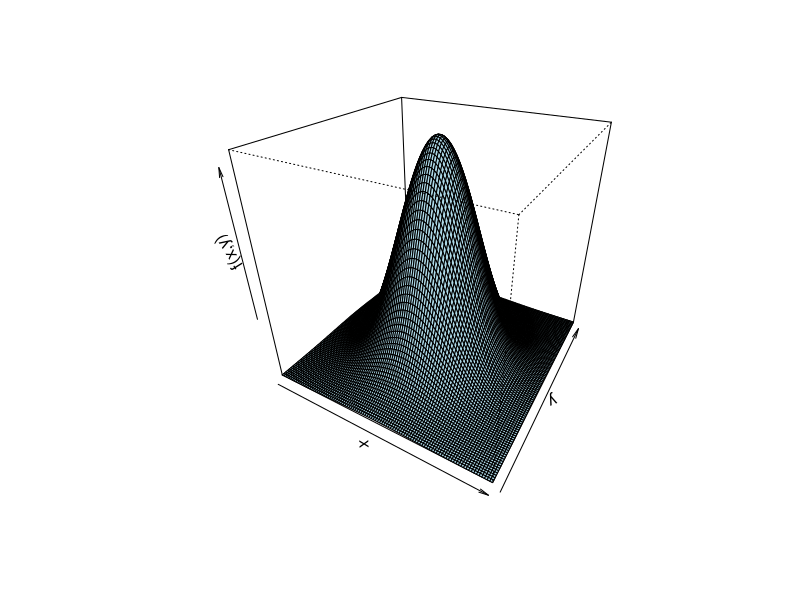
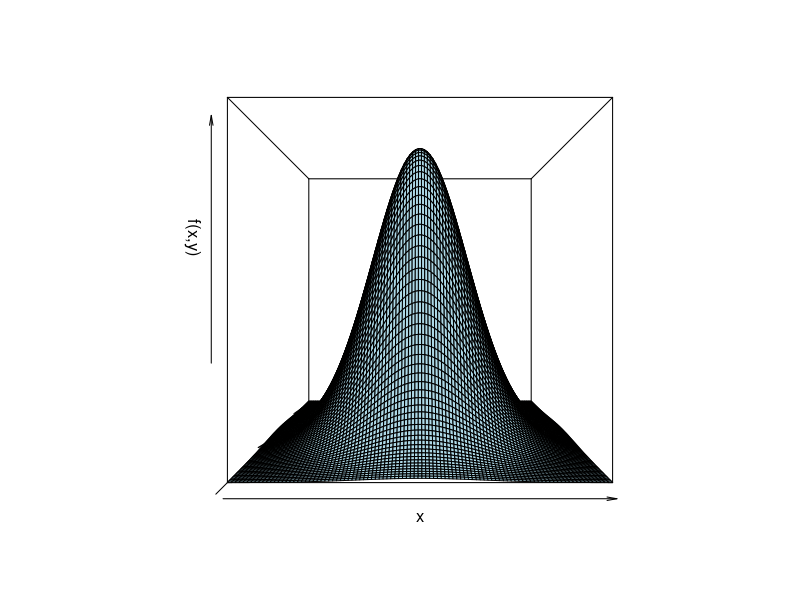
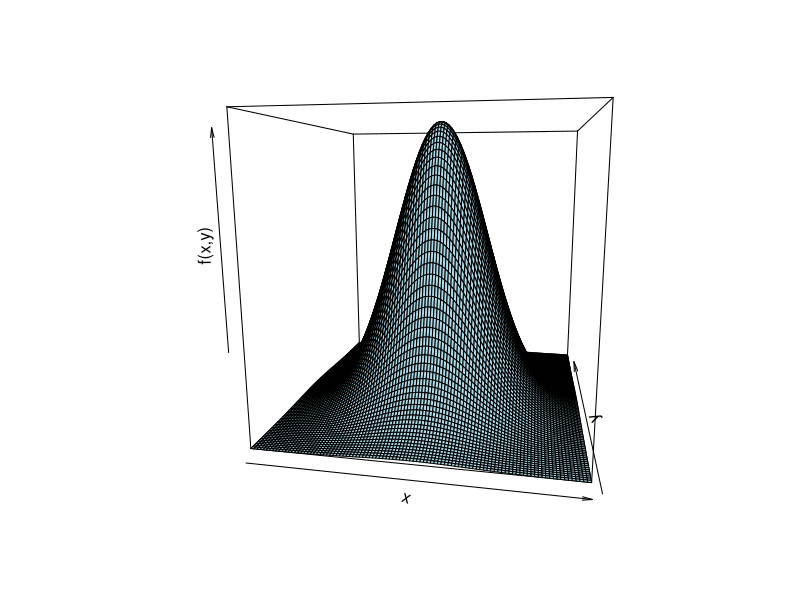
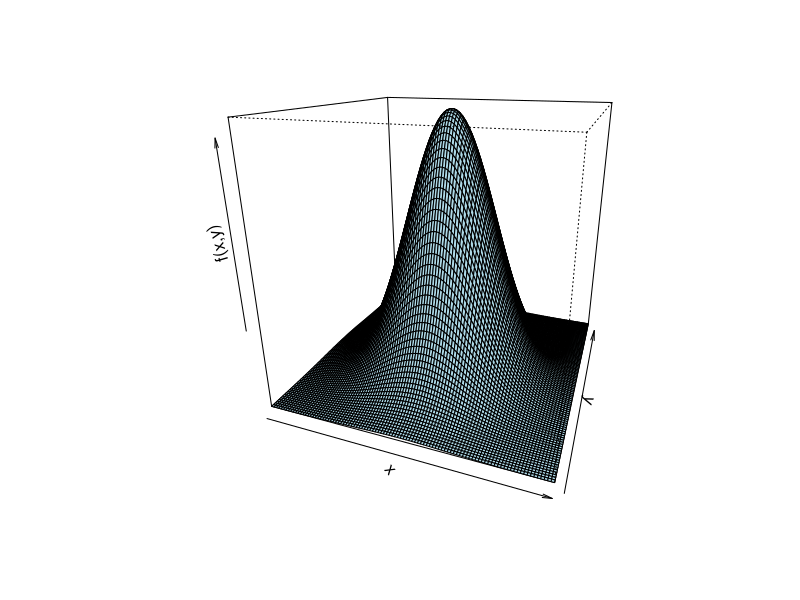
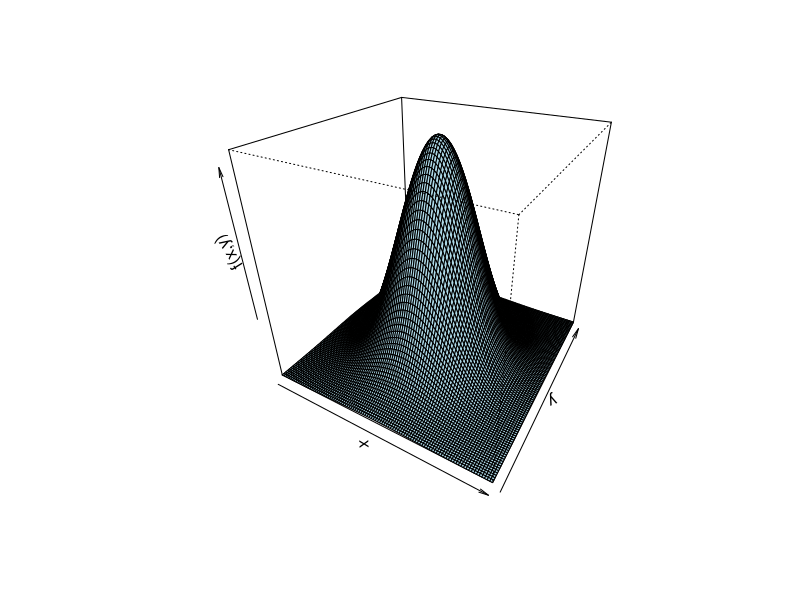
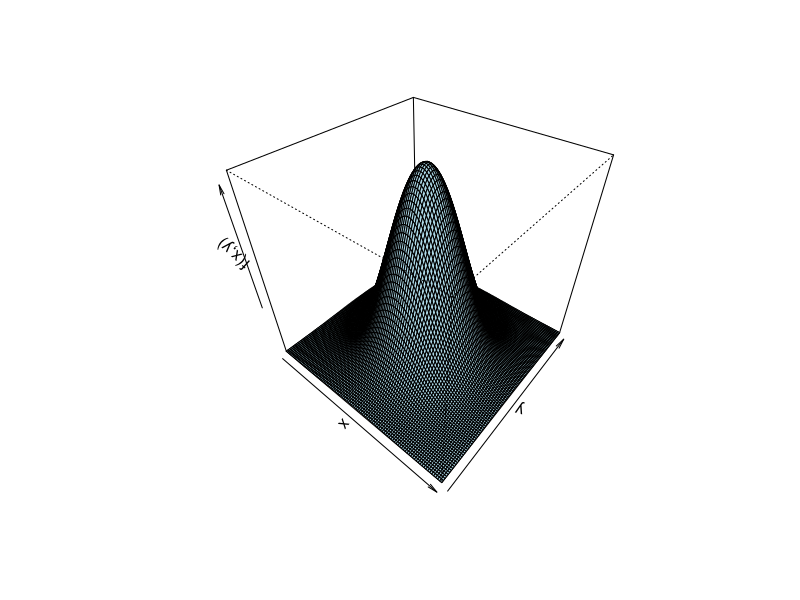
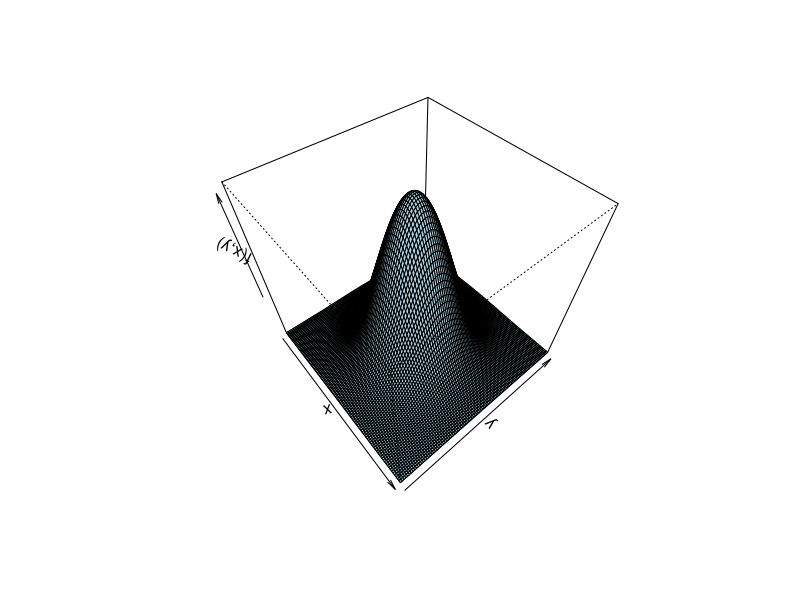
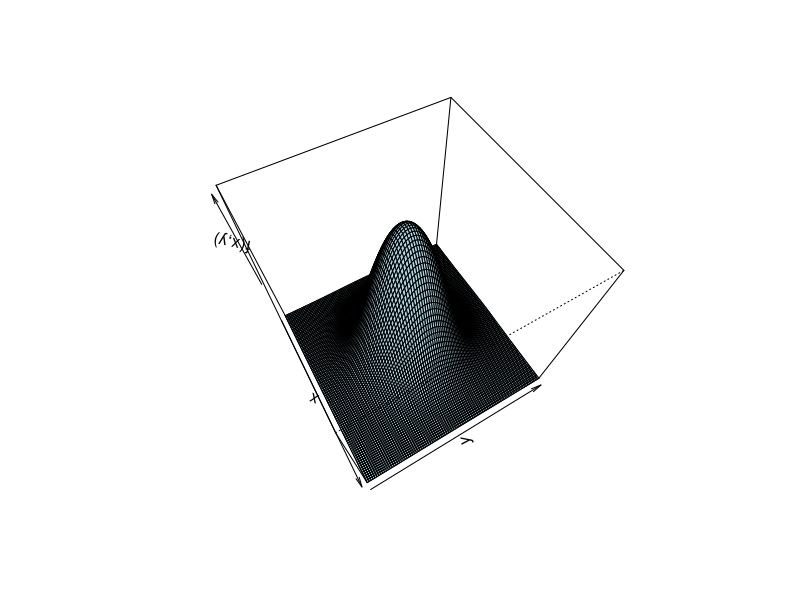

These figures' R source, in order:
# (a)
f <- function(x, y, p){
  stopifnot('P has to be in the range (-1, 1)' = (p > -1 && p < 1))
  
  (1/(2 * pi * sqrt(1 - p^2)))* exp((-1/(2*(1 - p^2))) * (x^2 - 2*p*x*y + y^2))
}

# (b)
x <- seq(-3,3, length.out = 100)
y <- seq(-3,3, length.out = 100)
z <- outer(x,y, f, 0)
persp(x,y,z, col = 'lightblue', phi = 30, theta = 30, zlab = 'f(x,y)')

# (c)
for(i in seq(0,100,10)){
  persp(x,y,z, col = 'lightblue', phi = i, theta = i, zlab = 'f(x,y)')
  Sys.sleep(1)
}

# (d)
for(j in c(-0.8,-0.5,0.0,0.5,0.8)){
  z <- outer(x,y, f, j)
  persp(x,y,z, col = 'lightblue', phi = 45, theta = 30, zlab = 'f(x,y)')
  Sys.sleep(10)
}
# When p = -0.8, the correlation between the two variables is negative, meaning that they tend to move in opposite directions. The resulting 3D plot would show a surface that is elongated in one direction and compressed in the other direction, with a valley running along the line where the two variables are equal to zero.
# 
# When p = -0.5, the correlation is still negative, but not as strong. The resulting 3D plot would show a surface that is more symmetric and less elongated, with a shallow valley running along the line where the two variables are equal to zero.
# 
# When p = 0.0, there is no correlation between the two variables, and they are independent. The resulting 3D plot would show a surface that is roughly symmetric and bell-shaped, with no clear elongation or compression in any direction.
# 
# When p = 0.5, the correlation is positive, meaning that the two variables tend to move together. The resulting 3D plot would show a surface that is again elongated in one direction and compressed in the other direction, but with a peak running along the line where the two variables are equal to zero.
# 
# When p = 0.8, the correlation is even stronger, and the resulting 3D plot would be similar to the p = -0.8 case, but with the direction of elongation and compression reversed.

# (e)
x <- seq(-3,3, length.out = 100)
plot(x,f(x,1,0))
# Looks like a normal distribution with mean = 0 and variance = 1


# (f)
y <- seq(-3,3, length.out = 100)
plot(x,f(1,y,0))
